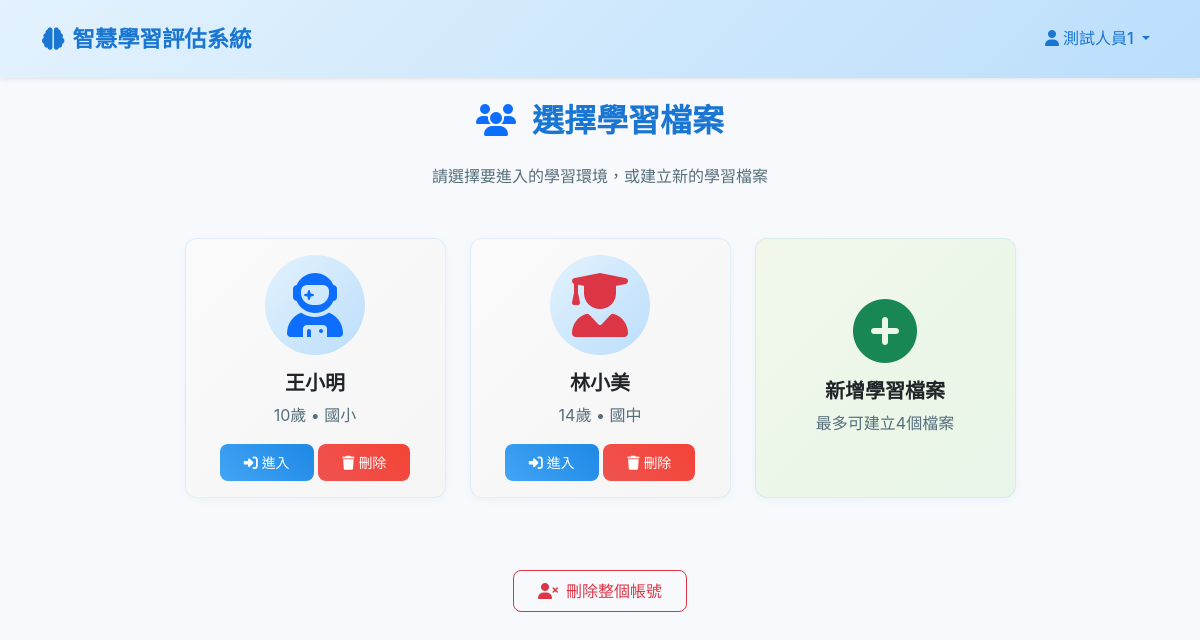
Before: /child_selection (signed in) with the older database file.
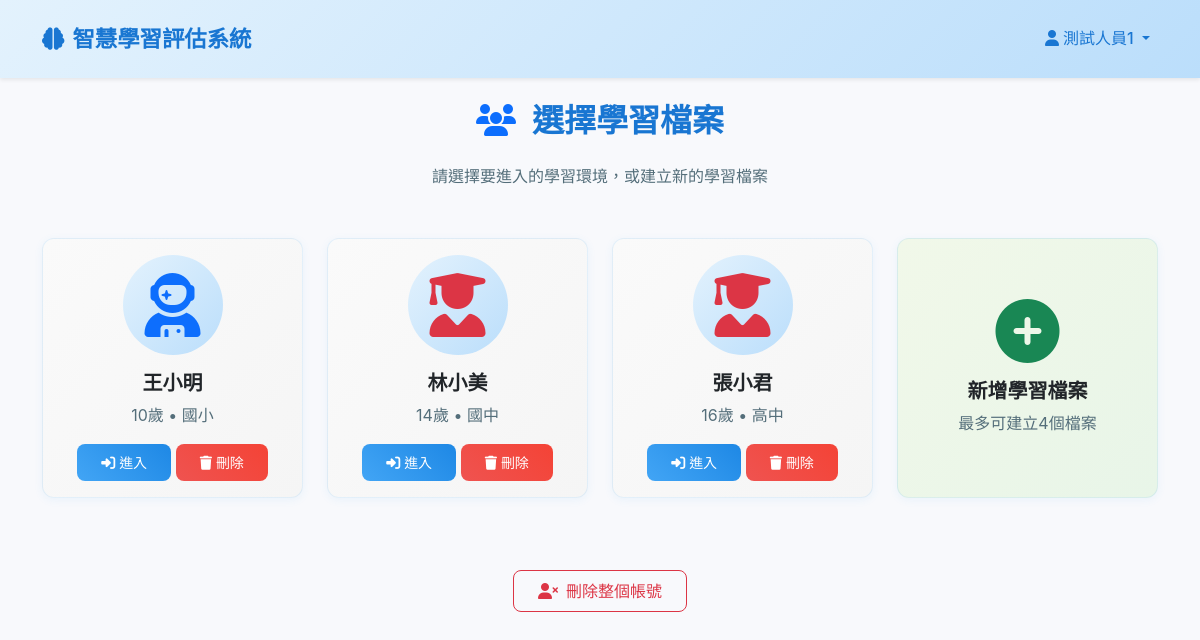
After: the same page with the newer database file.
### app.py (models this page shows)
class Child(db.Model):
   id = db.Column(db.Integer, primary_key=True)
   user_id = db.Column(db.Integer, db.ForeignKey('user.id'), nullable=False)
   nickname = db.Column(db.String(80), nullable=False)
   gender = db.Column(db.String(10), nullable=False)  # male/female
   age = db.Column(db.Integer, nullable=False)
   education_stage = db.Column(db.String(20), nullable=False)  # elementary/middle/high
   created_at = db.Column(db.DateTime, default=datetime.utcnow)
   ai_suggestion = db.Column(db.Text)
   pdf_report_path = db.Column(db.String(255))
   pdf_generated_at = db.Column(db.DateTime)
   study_sessions = db.relationship('StudySession', backref='child', lazy=True, cascade='all, delete-orphan')

### app.py (the view)
@app.route('/child_selection')
def child_selection():
   if 'user_id' not in session:
       return redirect(url_for('login'))
   user_id = session['user_id']
   children = Child.query.filter_by(user_id=user_id).all()
   return render_template('child_selection.html', children=children)

### templates/child_selection.html (shortened to what this page needs)
{% extends "base.html" %}
{% block content %}
<div class="container">
    <div class="row">
        <div class="col-12">
            <h2 class="mb-4 text-center">
                <i class="fas fa-users text-primary me-2"></i>
                選擇學習檔案
            </h2>
            <p class="text-center text-muted mb-5">
                請選擇要進入的學習環境，或建立新的學習檔案
            </p>
        </div>
    </div>
    <div class="row justify-content-center">
        {% for child in children %}
        <div class="col-md-6 col-lg-3 mb-4">
            <div class="card child-card h-100" onclick="selectChild({{ child.id }})">
                <div class="card-body text-center">
                    <div class="child-avatar mb-3">
                        {% if child.gender == 'male' %}
                            <i class="fas fa-user-astronaut fa-4x text-primary"></i>
                        {% else %}
                            <i class="fas fa-user-graduate fa-4x text-danger"></i>
                        {% endif %}
                    </div>
                    <h5 class="card-title">{{ child.nickname }}</h5>
                    <p class="card-text text-muted">
                        {{ child.age }}歲 • {{ {'elementary': '國小', 'middle': '國中', 'high': '高中'}[child.education_stage] }}
                    </p>
                    <div class="mt-3">
                        <button class="btn btn-primary btn-sm" onclick="event.stopPropagation(); selectChild({{ child.id }})">
                            <i class="fas fa-sign-in-alt me-1"></i>進入
                        </button>
                        <button class="btn btn-danger btn-sm" onclick="event.stopPropagation(); deleteChild({{ child.id }}, '{{ child.nickname }}')">
                            <i class="fas fa-trash me-1"></i>刪除
                        </button>
                    </div>
                </div>
            </div>
        </div>
        {% endfor %}
        {% if children|length < 4 %}
        <div class="col-md-6 col-lg-3 mb-4">
            <div class="card add-child-card h-100" data-bs-toggle="modal" data-bs-target="#createChildModal">
                <div class="card-body text-center d-flex flex-column justify-content-center">
                    <i class="fas fa-plus-circle fa-4x text-success mb-3"></i>
                    <h5 class="card-title">新增學習檔案</h5>
                    <p class="card-text text-muted">最多可建立4個檔案</p>
                </div>
            </div>
        </div>
        {% endif %}
    </div>
    <div class="row mt-5">
        <div class="col-12 text-center">
            <button class="btn btn-outline-danger" onclick="deleteAccount()">
                <i class="fas fa-user-times me-2"></i>刪除整個帳號
            </button>
        </div>
    </div>
</div>
{% endblock %}

### templates/base.html (shortened to what this page needs)
<!DOCTYPE html>
<html lang="zh-TW">
<head>
    <link href="https://cdnjs.cloudflare.com/ajax/libs/bootstrap/5.3.0/css/bootstrap.min.css" rel="stylesheet">
    <link href="https://cdnjs.cloudflare.com/ajax/libs/font-awesome/6.4.0/css/all.min.css" rel="stylesheet">
    <link href="{{ url_for('static', filename='style.css') }}" rel="stylesheet">
</head>
<body>
    <nav class="navbar navbar-expand-lg navbar-light">
        <div class="container">
            <a class="navbar-brand" href="{{ url_for('index') }}">
                <i class="fas fa-brain me-2"></i>智慧學習評估系統
            </a>
            <div class="collapse navbar-collapse" id="navbarNav">
                <div class="navbar-nav ms-auto">
                    {% if session.username %}
                        <div class="dropdown">
                            <a class="nav-link dropdown-toggle text-primary" href="#" role="button" data-bs-toggle="dropdown">
                                <i class="fas fa-user me-1"></i>{{ session.username }}
                            </a>
                        </div>
                    {% endif %}
                </div>
            </div>
        </div>
    </nav>
    <main class="container-fluid py-4">
        {% block content %}{% endblock %}
    </main>
</body>
</html>

### static/style.css (style rules this page uses)
* { box-sizing: border-box; }
body { font-family: 'Microsoft JhengHei', 'Segoe UI', Tahoma, Geneva, Verdana, sans-serif; background-color: #f8f9fc; line-height: 1.6; color: #2c3e50; }
.navbar { box-shadow: 0 2px 4px rgba(0,0,0,0.08); background: linear-gradient(135deg, #e3f2fd 0%, #bbdefb 100%) !important; }
.navbar-brand { font-weight: bold; font-size: 1.3rem; color: #1976d2 !important; }
.navbar-nav .nav-link { color: #1976d2 !important; font-weight: 500; }
.card { border: none; border-radius: 12px; box-shadow: 0 2px 12px rgba(0,0,0,0.08); transition: all 0.3s ease; background: white; }
.btn { border-radius: 8px; font-weight: 500; transition: all 0.3s ease; position: relative; overflow: hidden; }
.btn::before { content: ''; position: absolute; top: 0; left: -100%; width: 100%; height: 100%; background: linear-gradient(90deg, transparent, rgba(255,255,255,0.3), transparent); transition: left 0.5s; }
.btn-primary { background: linear-gradient(45deg, #42a5f5, #1e88e5); border: none; }
.btn-danger { background: linear-gradient(45deg, #ef5350, #f44336); border: none; }
.child-card { cursor: pointer; transition: all 0.3s ease; border: 2px solid #e3f2fd; background: linear-gradient(135deg, #fafafa 0%, #f5f5f5 100%); }
.add-child-card { cursor: pointer; transition: all 0.3s ease; border: 2px dashed #66bb6a; background: linear-gradient(135deg, #f1f8e9 0%, #e8f5e8 100%); }
.child-avatar { width: 100px; height: 100px; margin: 0 auto; display: flex; align-items: center; justify-content: center; background: linear-gradient(135deg, #e3f2fd 0%, #bbdefb 100%); border-radius: 50%; }

### templates/base.html (style rules this page uses)
body { font-family: -apple-system, BlinkMacSystemFont, "Segoe UI", "Microsoft JhengHei", "微軟正黑體", Roboto, "Helvetica Neue", Arial, sans-serif; font-size: 16px; line-height: 1.6; color: #2c3e50; -webkit-font-smoothing: antialiased; -moz-osx-font-smoothing: grayscale; background-color: #f8f9fc; }
h1, h2, h3, h4, h5, h6 { font-weight: 600; color: #1976d2; }
.text-muted { color: #546e7a !important; }
.navbar { box-shadow: 0 2px 4px rgba(0,0,0,.08); padding: 1rem 0; }
.navbar-brand { font-size: 1.4rem; font-weight: 700; }
.card { border: 1px solid rgba(66, 165, 245, 0.125); box-shadow: 0 2px 8px rgba(66, 165, 245, 0.08); }
.btn { font-weight: 500; padding: 0.5rem 1.5rem; }
:root { --primary-color: #42a5f5; --primary-dark: #1e88e5; --success-color: #66bb6a; --warning-color: #ffb74d; --danger-color: #ef5350; --info-color: #26c6da; }

Changed rows visible on the page:
added Child: gender "female" (drawn), nickname "張小君", age "16", education_stage "高中"
